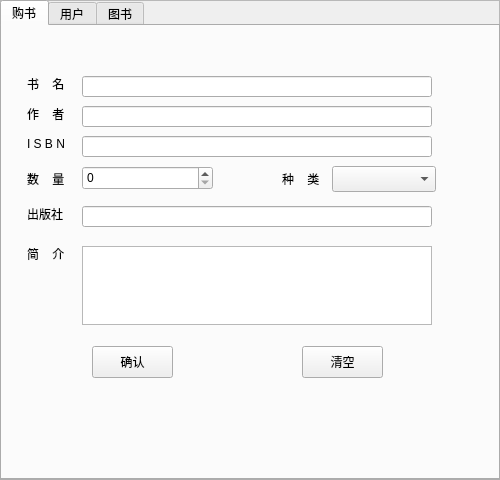
<?xml version="1.0" encoding="UTF-8"?>
<ui version="4.0">
 <class>SuperUserBoard</class>
 <widget class="QFrame" name="SuperUserBoard">
  <property name="geometry">
   <rect>
    <x>0</x>
    <y>0</y>
    <width>500</width>
    <height>480</height>
   </rect>
  </property>
  <property name="windowTitle">
   <string>Frame</string>
  </property>
  <property name="frameShape">
   <enum>QFrame::StyledPanel</enum>
  </property>
  <property name="frameShadow">
   <enum>QFrame::Raised</enum>
  </property>
  <widget class="QTabWidget" name="tab">
   <property name="geometry">
    <rect>
     <x>0</x>
     <y>0</y>
     <width>500</width>
     <height>480</height>
    </rect>
   </property>
   <property name="toolTip">
    <string>&lt;html&gt;&lt;head/&gt;&lt;body&gt;&lt;p&gt;用户&lt;/p&gt;&lt;/body&gt;&lt;/html&gt;</string>
   </property>
   <property name="whatsThis">
    <string>&lt;html&gt;&lt;head/&gt;&lt;body&gt;&lt;p&gt;用户&lt;/p&gt;&lt;/body&gt;&lt;/html&gt;</string>
   </property>
   <property name="currentIndex">
    <number>0</number>
   </property>
   <widget class="QWidget" name="buy_book">
    <attribute name="title">
     <string>购书</string>
    </attribute>
    <widget class="QLabel" name="label">
     <property name="geometry">
      <rect>
       <x>25</x>
       <y>50</y>
       <width>60</width>
       <height>16</height>
      </rect>
     </property>
     <property name="text">
      <string>书    名</string>
     </property>
    </widget>
    <widget class="QLabel" name="label_2">
     <property name="geometry">
      <rect>
       <x>25</x>
       <y>80</y>
       <width>60</width>
       <height>16</height>
      </rect>
     </property>
     <property name="text">
      <string>作    者</string>
     </property>
    </widget>
    <widget class="QLabel" name="label_3">
     <property name="geometry">
      <rect>
       <x>25</x>
       <y>145</y>
       <width>60</width>
       <height>16</height>
      </rect>
     </property>
     <property name="text">
      <string>数    量</string>
     </property>
    </widget>
    <widget class="QLabel" name="label_4">
     <property name="geometry">
      <rect>
       <x>25</x>
       <y>180</y>
       <width>60</width>
       <height>16</height>
      </rect>
     </property>
     <property name="text">
      <string>出版社</string>
     </property>
    </widget>
    <widget class="QLineEdit" name="t_title">
     <property name="geometry">
      <rect>
       <x>80</x>
       <y>50</y>
       <width>350</width>
       <height>21</height>
      </rect>
     </property>
    </widget>
    <widget class="QLineEdit" name="t_author">
     <property name="geometry">
      <rect>
       <x>80</x>
       <y>80</y>
       <width>350</width>
       <height>21</height>
      </rect>
     </property>
    </widget>
    <widget class="QLineEdit" name="t_publishing_company">
     <property name="geometry">
      <rect>
       <x>80</x>
       <y>180</y>
       <width>350</width>
       <height>21</height>
      </rect>
     </property>
    </widget>
    <widget class="QLabel" name="label_5">
     <property name="geometry">
      <rect>
       <x>25</x>
       <y>220</y>
       <width>60</width>
       <height>16</height>
      </rect>
     </property>
     <property name="text">
      <string>简    介</string>
     </property>
    </widget>
    <widget class="QPlainTextEdit" name="t_introduction">
     <property name="geometry">
      <rect>
       <x>80</x>
       <y>220</y>
       <width>350</width>
       <height>79</height>
      </rect>
     </property>
    </widget>
    <widget class="QPushButton" name="btn_confirm">
     <property name="geometry">
      <rect>
       <x>90</x>
       <y>320</y>
       <width>81</width>
       <height>32</height>
      </rect>
     </property>
     <property name="text">
      <string>确认</string>
     </property>
    </widget>
    <widget class="QPushButton" name="btn_clear">
     <property name="geometry">
      <rect>
       <x>300</x>
       <y>320</y>
       <width>81</width>
       <height>32</height>
      </rect>
     </property>
     <property name="text">
      <string>清空</string>
     </property>
    </widget>
    <widget class="QSpinBox" name="number">
     <property name="geometry">
      <rect>
       <x>80</x>
       <y>140</y>
       <width>131</width>
       <height>24</height>
      </rect>
     </property>
    </widget>
    <widget class="QLabel" name="label_6">
     <property name="geometry">
      <rect>
       <x>25</x>
       <y>110</y>
       <width>51</width>
       <height>16</height>
      </rect>
     </property>
     <property name="text">
      <string>I S B N</string>
     </property>
    </widget>
    <widget class="QLineEdit" name="t_isbn">
     <property name="geometry">
      <rect>
       <x>80</x>
       <y>110</y>
       <width>350</width>
       <height>21</height>
      </rect>
     </property>
     <property name="maxLength">
      <number>15</number>
     </property>
    </widget>
    <widget class="QComboBox" name="category_box">
     <property name="geometry">
      <rect>
       <x>330</x>
       <y>140</y>
       <width>104</width>
       <height>26</height>
      </rect>
     </property>
    </widget>
    <widget class="QLabel" name="label_9">
     <property name="geometry">
      <rect>
       <x>280</x>
       <y>145</y>
       <width>60</width>
       <height>16</height>
      </rect>
     </property>
     <property name="text">
      <string>种    类</string>
     </property>
    </widget>
   </widget>
   <widget class="QWidget" name="user">
    <attribute name="title">
     <string>用户</string>
    </attribute>
    <widget class="QLabel" name="label_7">
     <property name="geometry">
      <rect>
       <x>80</x>
       <y>40</y>
       <width>60</width>
       <height>16</height>
      </rect>
     </property>
     <property name="text">
      <string>用户ID:</string>
     </property>
    </widget>
    <widget class="QLineEdit" name="t_id">
     <property name="geometry">
      <rect>
       <x>130</x>
       <y>37</y>
       <width>181</width>
       <height>21</height>
      </rect>
     </property>
     <property name="placeholderText">
      <string> 请输入你要查询的用户ID</string>
     </property>
    </widget>
    <widget class="QPushButton" name="btn_search_user">
     <property name="geometry">
      <rect>
       <x>320</x>
       <y>33</y>
       <width>80</width>
       <height>31</height>
      </rect>
     </property>
     <property name="text">
      <string>查询</string>
     </property>
    </widget>
    <widget class="QTableView" name="user_info">
     <property name="geometry">
      <rect>
       <x>25</x>
       <y>90</y>
       <width>450</width>
       <height>280</height>
      </rect>
     </property>
    </widget>
    <widget class="QPushButton" name="user_borrow_info">
     <property name="geometry">
      <rect>
       <x>90</x>
       <y>390</y>
       <width>113</width>
       <height>32</height>
      </rect>
     </property>
     <property name="text">
      <string>查看借阅信息</string>
     </property>
    </widget>
    <widget class="QPushButton" name="modify_user_info">
     <property name="geometry">
      <rect>
       <x>250</x>
       <y>390</y>
       <width>113</width>
       <height>32</height>
      </rect>
     </property>
     <property name="text">
      <string>修改读者信息</string>
     </property>
    </widget>
   </widget>
   <widget class="QWidget" name="book">
    <attribute name="title">
     <string>图书</string>
    </attribute>
    <widget class="QLineEdit" name="t_isbn_2">
     <property name="geometry">
      <rect>
       <x>130</x>
       <y>37</y>
       <width>181</width>
       <height>21</height>
      </rect>
     </property>
     <property name="placeholderText">
      <string>图书ISBN</string>
     </property>
    </widget>
    <widget class="QLabel" name="label_8">
     <property name="geometry">
      <rect>
       <x>90</x>
       <y>40</y>
       <width>60</width>
       <height>16</height>
      </rect>
     </property>
     <property name="text">
      <string>ISBN:</string>
     </property>
    </widget>
    <widget class="QTableView" name="book_info">
     <property name="geometry">
      <rect>
       <x>25</x>
       <y>90</y>
       <width>450</width>
       <height>280</height>
      </rect>
     </property>
    </widget>
    <widget class="QPushButton" name="btn_search_book">
     <property name="geometry">
      <rect>
       <x>310</x>
       <y>33</y>
       <width>80</width>
       <height>32</height>
      </rect>
     </property>
     <property name="text">
      <string>查询</string>
     </property>
    </widget>
    <widget class="QPushButton" name="book_borrow_info">
     <property name="geometry">
      <rect>
       <x>90</x>
       <y>390</y>
       <width>113</width>
       <height>32</height>
      </rect>
     </property>
     <property name="text">
      <string>查看借阅信息</string>
     </property>
    </widget>
    <widget class="QPushButton" name="modify_book_info">
     <property name="geometry">
      <rect>
       <x>250</x>
       <y>390</y>
       <width>113</width>
       <height>32</height>
      </rect>
     </property>
     <property name="text">
      <string>修改书籍信息</string>
     </property>
    </widget>
   </widget>
  </widget>
 </widget>
 <resources/>
 <connections/>
</ui>
